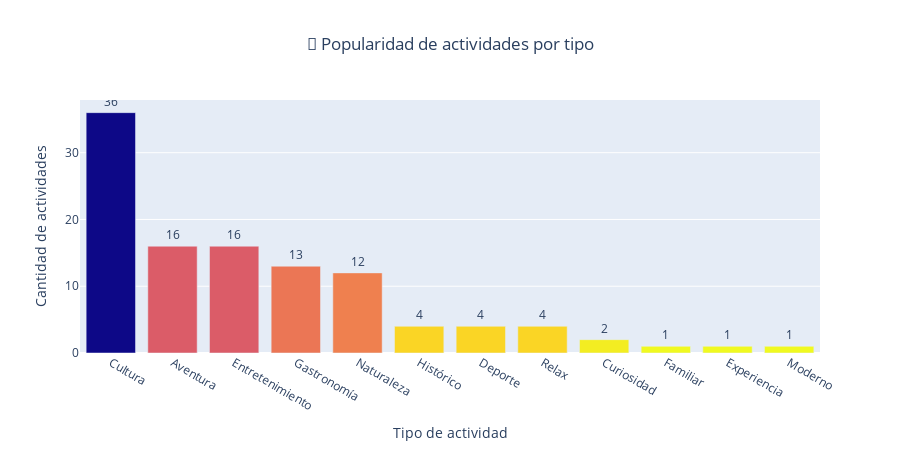

Source (notebook cell):
### Code cell
import plotly.express as px
def actividad_mas_popular_plotly():
    """
    Muestra la actividad más popular según la cantidad de actividades por tipo,
    con gráfico de barras.
    """
    print("\n" + "="*80)
    print("2.m.iii — ACTIVIDAD MÁS POPULAR")
    print("="*80)

    # Contamos cantidad de actividades por tipo
    actividades = list(db.actividades.aggregate([
        {"$group": {"_id": "$tipo", "cantidad": {"$sum": 1}}},
        {"$sort": {"cantidad": -1}},
        {"$limit": 1}  
    ]))

    if not actividades:
        print("⚠️ No hay datos de actividades en MongoDB.")
        return pd.DataFrame(columns=["Tipo", "Cantidad"])

    tipo_mas_popular = actividades[0]["_id"]
    cantidad = actividades[0]["cantidad"]

    # DataFrame con conteo de todos los tipos 
    df = pd.DataFrame(list(db.actividades.aggregate([
        {"$group": {"_id": "$tipo", "cantidad": {"$sum": 1}}},
        {"$sort": {"cantidad": -1}}
    ])))
    df.rename(columns={"_id": "Tipo"}, inplace=True)

    # Gráfico 
    fig = px.bar(
        df,
        x="Tipo",
        y="cantidad",
        color="cantidad",
        color_continuous_scale=px.colors.sequential.Plasma_r,
        text="cantidad",
        title="🎯 Popularidad de actividades por tipo"
    )
    fig.update_traces(textposition="outside")
    fig.update_layout(
        xaxis_title="Tipo de actividad",
        yaxis_title="Cantidad de actividades",
        title_x=0.5,
        coloraxis_showscale=False,
        height=450
    )
    fig.show()
    
    print(f" La actividad más popular es del tipo **{tipo_mas_popular}** con {cantidad} actividades.")
    return df

# Ejecución
df_actividad_popular = actividad_mas_popular_plotly()

### Figure 1 — Plotly figure (JSON) as saved in the notebook; plotly's stock layout.template omitted (floating-point values rounded to 4 significant figures)
{"data": [{"hovertemplate": "Tipo=%{x}<br>cantidad=%{marker.color}<extra></extra>", "legendgroup": "", "marker": {"color": [36, 16, 16, 13, 12, 4, 4, 4, 2, 1, 1, 1], "coloraxis": "coloraxis", "pattern": {"shape": ""}}, "name": "", "orientation": "v", "showlegend": false, "text": [36.0, 16.0, 16.0, 13.0, 12.0, 4.0, 4.0, 4.0, 2.0, 1.0, 1.0, 1.0], "textposition": "outside", "type": "bar", "x": ["Cultura", "Aventura", "Entretenimiento", "Gastronomía", "Naturaleza", "Histórico", "Deporte", "Relax", "Curiosidad", "Familiar", "Experiencia", "Moderno"], "xaxis": "x", "y": [36, 16, 16, 13, 12, 4, 4, 4, 2, 1, 1, 1], "yaxis": "y"}], "layout": {"barmode": "relative", "coloraxis": {"colorbar": {"title": {"text": "cantidad"}}, "colorscale": [[0, "#f0f921"], [0.1111, "#fdca26"], [0.2222, "#fb9f3a"], [0.3333, "#ed7953"], [0.4444, "#d8576b"], [0.5556, "#bd3786"], [0.6667, "#9c179e"], [0.7778, "#7201a8"], [0.8889, "#46039f"], [1, "#0d0887"]], "showscale": false}, "height": 450, "legend": {"tracegroupgap": 0}, "title": {"text": "🎯 Popularidad de actividades por tipo", "x": 0.5}, "xaxis": {"anchor": "y", "domain": [0, 1], "title": {"text": "Tipo de actividad"}}, "yaxis": {"anchor": "x", "domain": [0, 1], "title": {"text": "Cantidad de actividades"}}}}
